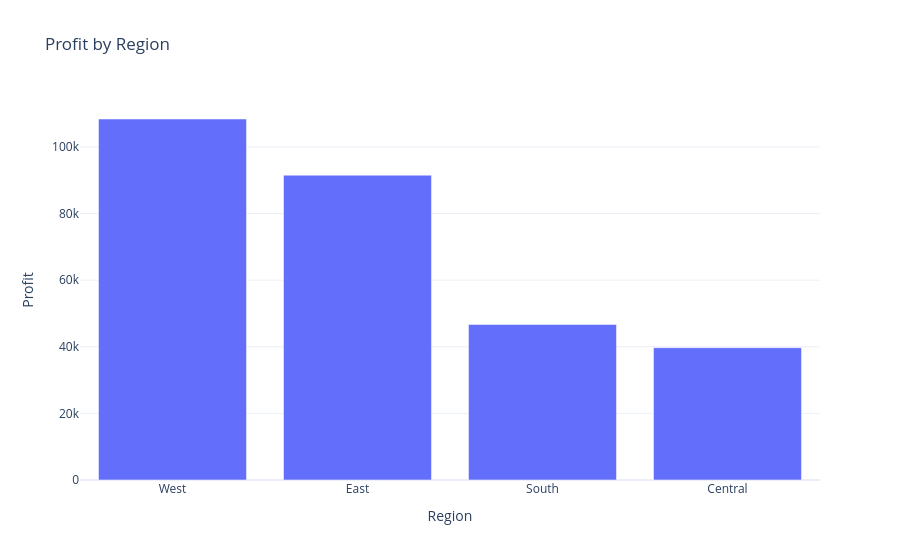

Notebook source saved alongside this figure:
### Code cell
region_profit = df.groupby('Region', as_index=False)['Profit'].sum().sort_values('Profit', ascending=False)
fig4 = px.bar(region_profit, x='Region', y='Profit', title='Profit by Region', template='plotly_white')
fig4.show()

### Figure 1 — Plotly figure (JSON) as saved in the notebook; plotly's stock layout.template omitted (floating-point values rounded to 4 significant figures)
{"data": [{"alignmentgroup": "True", "hovertemplate": "Region=%{x}<br>Profit=%{y}<extra></extra>", "legendgroup": "", "marker": {"color": "#636efa", "pattern": {"shape": ""}}, "name": "", "offsetgroup": "", "orientation": "v", "showlegend": false, "textposition": "auto", "type": "bar", "x": ["West", "East", "South", "Central"], "xaxis": "x", "y": [108386, 91521, 46721, 39719], "yaxis": "y"}], "layout": {"barmode": "relative", "legend": {"tracegroupgap": 0}, "title": {"text": "Profit by Region"}, "xaxis": {"anchor": "y", "domain": [0, 1], "title": {"text": "Region"}}, "yaxis": {"anchor": "x", "domain": [0, 1], "title": {"text": "Profit"}}}}
